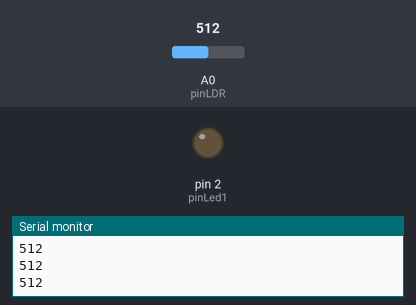
Recording of a sketch running on a simulated Arduino Uno, built with avr-gcc and run on an emulated ATmega328P. Parts: output pins drawn as LEDs (lit = HIGH), the last lines printed to the serial monitor. The inputs (shaded band) are chosen by the test bench; at power-on: A0 (pinLDR) = 512.

Above: at 1.2 s.
1.3 s: A0 (pinLDR) set to 528
At 1.9 s:
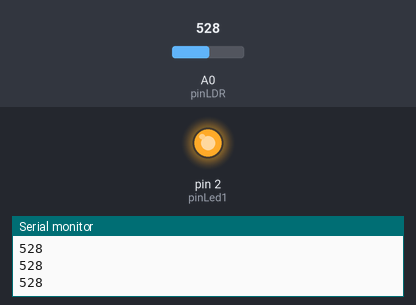
2.9 s: A0 (pinLDR) set to 511
At 4.2 s:
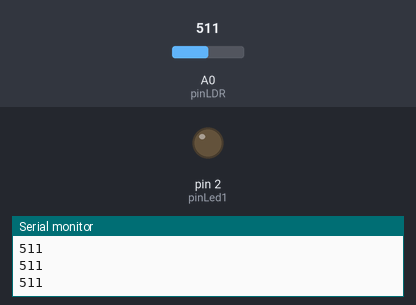
4.5 s: A0 (pinLDR) set to 716
At 5.7 s:
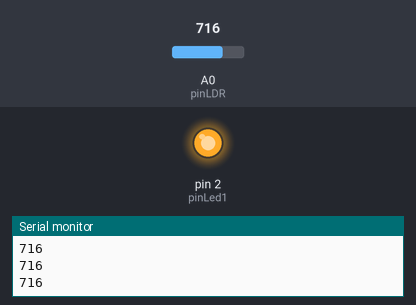
Timing chart, 0 to 7.5 s (numbered marks = the images above; inputs shaded):
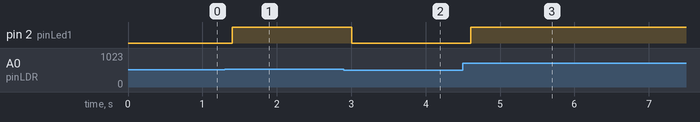

The sketch:

encender_led.ino
```cpp
// Pin donde se conectan los leds
int pinLed1 = 2;
// Pin analogico de entrada para el LDR
int pinLDR = 0;

// Variable donde se almacena el valor del LDR
int valorLDR = 0;

void setup()
{
  // Configuramos como salidas los pines donde se conectan los led
  pinMode(pinLed1, OUTPUT);

  //  Configurar el puerto serial
  Serial.begin(9600);
}

void loop()
{
  // Apagar todos los leds siempre que se inicia el ciclo
  digitalWrite(pinLed1, LOW);

  // Guardamos el valor leido del ADC en una variable
  // El valor leido por el ADC (voltaje) aumenta de manera directamente proporcional
  // con respecto a la luz percibida por el LDR
  valorLDR= analogRead(pinLDR);

  // Devolver el valor leido a nuestro monitor serial en el IDE de Arduino
  Serial.println(valorLDR);

  // Encender los leds apropiados de acuerdo al valor de ADC
  if(valorLDR > 512)
  {
    digitalWrite(pinLed1, HIGH);
  }
  // Esperar unos milisegundos antes de actualizar
  delay(200);
}
```

Measured:
- the behaviour switches between 512 and 513 on A0 (pinLDR) (found by bisection; images 0 and 1)
- after the input at 1.3 s, pin 2 (pinLed1): LOW → HIGH after 0.10 s
- after the input at 2.9 s, pin 2 (pinLed1): HIGH → LOW after 0.10 s
- after the input at 4.5 s, pin 2 (pinLed1): LOW → HIGH after 0.11 s
